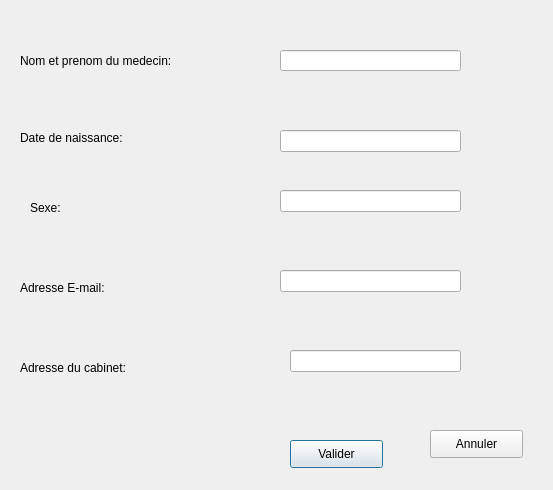
<?xml version="1.0" encoding="UTF-8"?>
<ui version="4.0">
 <class>Dialog</class>
 <widget class="QDialog" name="Dialog">
  <property name="geometry">
   <rect>
    <x>0</x>
    <y>0</y>
    <width>553</width>
    <height>490</height>
   </rect>
  </property>
  <property name="windowTitle">
   <string>Dialog</string>
  </property>
  <widget class="QLineEdit" name="lineEdit_mnp">
   <property name="geometry">
    <rect>
     <x>280</x>
     <y>50</y>
     <width>181</width>
     <height>21</height>
    </rect>
   </property>
  </widget>
  <widget class="QLabel" name="label">
   <property name="geometry">
    <rect>
     <x>20</x>
     <y>50</y>
     <width>181</width>
     <height>21</height>
    </rect>
   </property>
   <property name="text">
    <string>Nom et prenom du medecin:</string>
   </property>
  </widget>
  <widget class="QLabel" name="label_2">
   <property name="geometry">
    <rect>
     <x>20</x>
     <y>130</y>
     <width>161</width>
     <height>16</height>
    </rect>
   </property>
   <property name="text">
    <string>Date de naissance:</string>
   </property>
  </widget>
  <widget class="QLabel" name="label_3">
   <property name="geometry">
    <rect>
     <x>30</x>
     <y>200</y>
     <width>55</width>
     <height>16</height>
    </rect>
   </property>
   <property name="text">
    <string>Sexe:</string>
   </property>
  </widget>
  <widget class="QLineEdit" name="lineEdit_mdn">
   <property name="geometry">
    <rect>
     <x>280</x>
     <y>130</y>
     <width>181</width>
     <height>22</height>
    </rect>
   </property>
  </widget>
  <widget class="QLineEdit" name="lineEdit_msexe">
   <property name="geometry">
    <rect>
     <x>280</x>
     <y>190</y>
     <width>181</width>
     <height>22</height>
    </rect>
   </property>
  </widget>
  <widget class="QLabel" name="label_4">
   <property name="geometry">
    <rect>
     <x>20</x>
     <y>280</y>
     <width>131</width>
     <height>16</height>
    </rect>
   </property>
   <property name="text">
    <string>Adresse E-mail:</string>
   </property>
  </widget>
  <widget class="QLineEdit" name="lineEdit_memail">
   <property name="geometry">
    <rect>
     <x>280</x>
     <y>270</y>
     <width>181</width>
     <height>22</height>
    </rect>
   </property>
  </widget>
  <widget class="QPushButton" name="pushButton">
   <property name="geometry">
    <rect>
     <x>290</x>
     <y>440</y>
     <width>93</width>
     <height>28</height>
    </rect>
   </property>
   <property name="text">
    <string>Valider</string>
   </property>
  </widget>
  <widget class="QPushButton" name="pushButton_2">
   <property name="geometry">
    <rect>
     <x>430</x>
     <y>430</y>
     <width>93</width>
     <height>28</height>
    </rect>
   </property>
   <property name="text">
    <string>Annuler</string>
   </property>
  </widget>
  <widget class="QLabel" name="label_5">
   <property name="geometry">
    <rect>
     <x>20</x>
     <y>360</y>
     <width>141</width>
     <height>16</height>
    </rect>
   </property>
   <property name="text">
    <string>Adresse du cabinet:</string>
   </property>
  </widget>
  <widget class="QLineEdit" name="lineEdit_mad">
   <property name="geometry">
    <rect>
     <x>290</x>
     <y>350</y>
     <width>171</width>
     <height>22</height>
    </rect>
   </property>
  </widget>
 </widget>
 <resources/>
 <connections/>
</ui>
